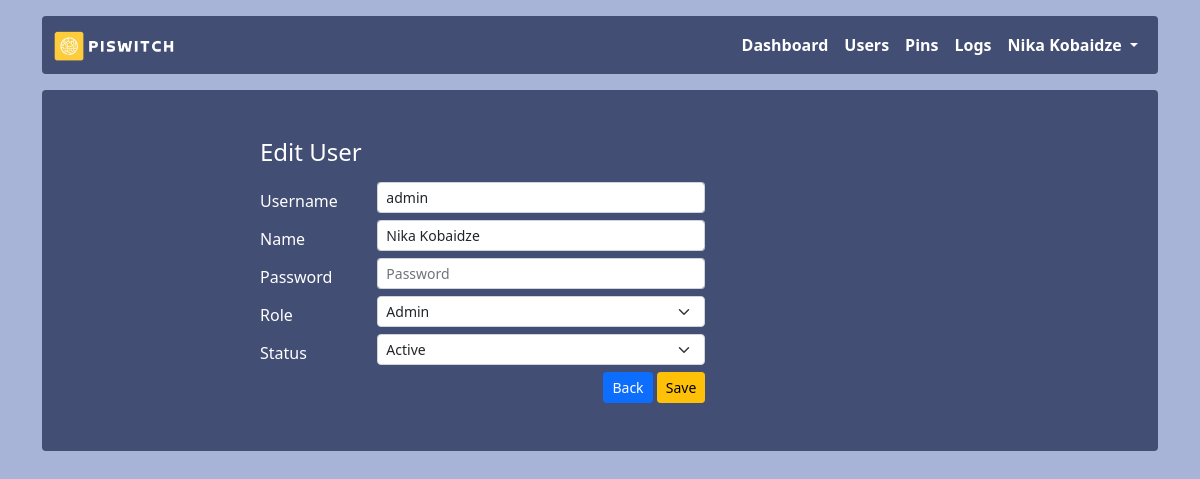
/edit-user/1 (signed in), run on the app's committed database.
### app.py (models this page shows, shortened)
class Users(db.Model):
    id = db.Column(db.Integer, primary_key = True)
    username = db.Column(db.String(255))
    name = db.Column(db.String(255))
    password = db.Column(db.String(255))
    role = db.Column(db.String(20))
    status = db.Column(db.String(20))
    created_at = db.Column(db.DateTime, default=datetime.utcnow())

### app.py (the view)
@app.route('/edit-user/<id>')
@login_required
@check_admin
def edit_user(id):
    user = Users.query.filter_by(id=id).first()
    return render_template('users/edit_user.html', user=user)

### app.py (called while the page is built)
def login_required(f):
    @wraps(f)
    def decorated_function(*args, **kwargs):
        if session.get("user_id") is None:
            return redirect("/login")
        return f(*args, **kwargs)
    return decorated_function

def check_admin(f):
    @wraps(f)
    def decorated_function(*args, **kwargs):
        if session.get("role") != 'admin':
            return redirect("/")
        return f(*args, **kwargs)
    return decorated_function

### templates/users/edit_user.html (shortened to what this page needs)
{% extends 'layout.html' %}
{% block content %}
<h4 class="mb-3">Edit User</h4>
<form method="post" action="{{ url_for('add_user') }}" autocomplete="off">
    <div class="form-group row">
        <label for="username" class="col-sm-2 col-form-label">Username</label>
        <div class="col-sm-6">
            <input type="text" name="username" class="form-control form-control-sm" id="username" value="{{user.username}}" autocomplete="new_username" />
        </div>
    </div>
    <div class="form-group row">
        <label for="name" class="col-sm-2 col-form-label">Name</label>
        <div class="col-sm-6">
            <input type="text" name="name" class="form-control form-control-sm" id="name" value="{{ user.name }}" autocomplete="new_name" />
        </div>
    </div>
    <div class="form-group row">
        <label for="password" class="col-sm-2 col-form-label">Password</label>
        <div class="col-sm-6">
            <input type="password" value="" class="form-control form-control-sm" name="password" id="password" placeholder="Password" autocomplete="new_password"/>
        </div>
    </div>
    <div class="form-group row">
        <label for="role" class="col-sm-2 col-form-label">Role</label>
        <div class="col-sm-6">
            <select class="form-select form-select-sm" name="role" id="role">
                <option {% if user.role == 'admin'%} selected {% endif %} value="admin">Admin</option>
            </select>
        </div>
    </div>
    <div class="form-group row">
        <label for="status" class="col-sm-2 col-form-label">Status</label>
        <div class="col-sm-6">
            <select class="form-select form-select-sm" name="status" id="status">
                <option  {% if user.status == 'active'%} selected {% endif %} value="active">Active</option>
            </select>
        </div>
    </div>
    <div class="form-group row">
        <div class="col-sm-8 text-right">
            <a href="{{ url_for('users')}}" class="btn btn-sm btn-primary">Back</a>
            <button type="submit" class="btn btn-sm btn-warning">Save</button>
        </div>
    </div>
</form>
{% endblock %}

### templates/layout.html (shortened to what this page needs)
<!DOCTYPE html>
<html lang="en">
    <head>
        <link href="{{ url_for('static', filename='assets/dist/css/bootstrap.min.css') }}" rel="stylesheet" />
        <link href="{{ url_for('static', filename='css/style.css') }}" rel="stylesheet" />
        <link rel="stylesheet" href="{{ url_for('static', filename='css/font-awesome.css') }}">
    </head>
    <body>
        <main>
            <div class="container">
                <nav class="navbar navbar-expand-lg navbar-light bg-light rounded mt-3 color" aria-label="Eleventh navbar example">
                    <div class="container-fluid">
                        <a class="navbar-brand" href="{{ url_for('index') }}">
                            <img src="{{ url_for('static', filename='img/logo.png') }}" alt="PiSwitch" height="30px" />
                        </a>
                        <div class="collapse navbar-collapse" id="navbarsExample09">
                            <ul class="navbar-nav ms-auto mb-2 mb-lg-0">
                                <li class="nav-item">
                                    <a class="nav-link {% if request.path == url_for('index') %}active{% endif %}" aria-current="page" href="{{ url_for('index') }}">Dashboard</a>
                                </li>
                                {% if session['role'] == 'admin'%}
                                    <li class="nav-item">
                                        <a class="nav-link {% if request.path == url_for('users') %}active{% endif %}"  href="{{ url_for('users') }}">Users</a>
                                    </li>
                                    <li class="nav-item">
                                        <a class="nav-link {% if request.path == url_for('pins') %}active{% endif %}" href="{{ url_for('pins') }}">Pins</a>
                                    </li>
                                {%endif%}
                                <li class="nav-item">
                                    <a class="nav-link {% if request.path == url_for('logs') %}active{% endif %}" href="{{ url_for('logs') }}">Logs</a>
                                </li>
                                <li class="nav-item dropdown">
                                    <a class="nav-link dropdown-toggle" href="#" id="dropdown09" data-bs-toggle="dropdown" aria-expanded="false">
                                        {{ session.name }}
                                    </a>
                                </li>
                            </ul>
                        </div>
                    </div>
                </nav>
                <div class="mt-3">
                    <div class="bg-light p-5 rounded color">
                        <div class="col-sm-8 mx-auto">{% block content %}{% endblock %}</div>
                    </div>
                </div>
            </div>
        </main>
    </body>
</html>

### static/css/style.css (style rules this page uses)
body { background-color: #a7b3d7; color: #fff !important; }
.color { background-color: #424e73 !important; color: #fff !important; }
.navbar-light .navbar-nav .nav-link { color: #fff; font-weight: 600; }
.text-right { text-align: right !important; }

### data on the page
Users: name "Nika Kobaidze", username "admin", role "Admin", status "Active"
